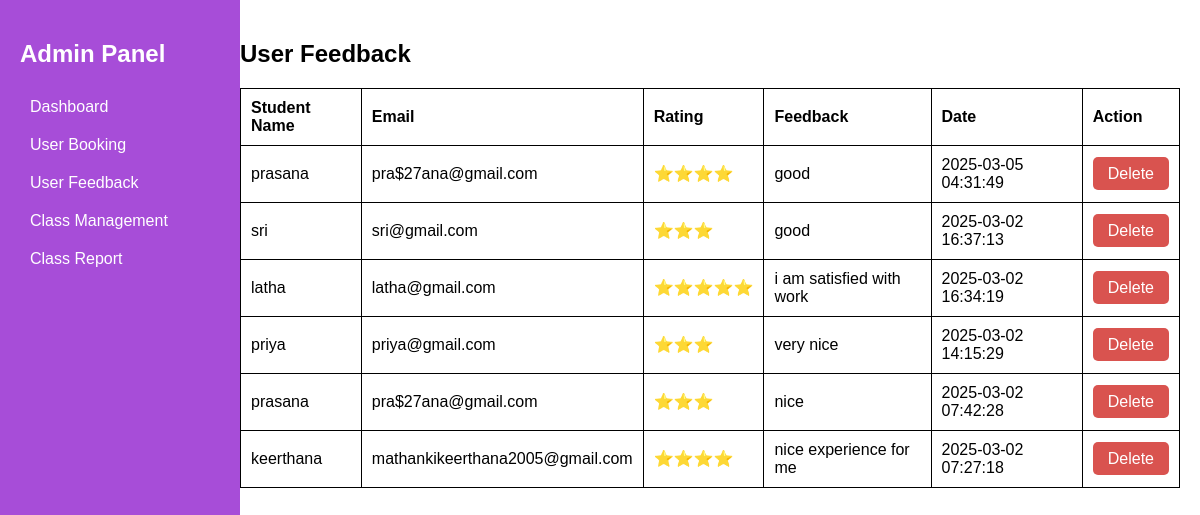
Before: /admin.php?page=user_feedback with the older database file.
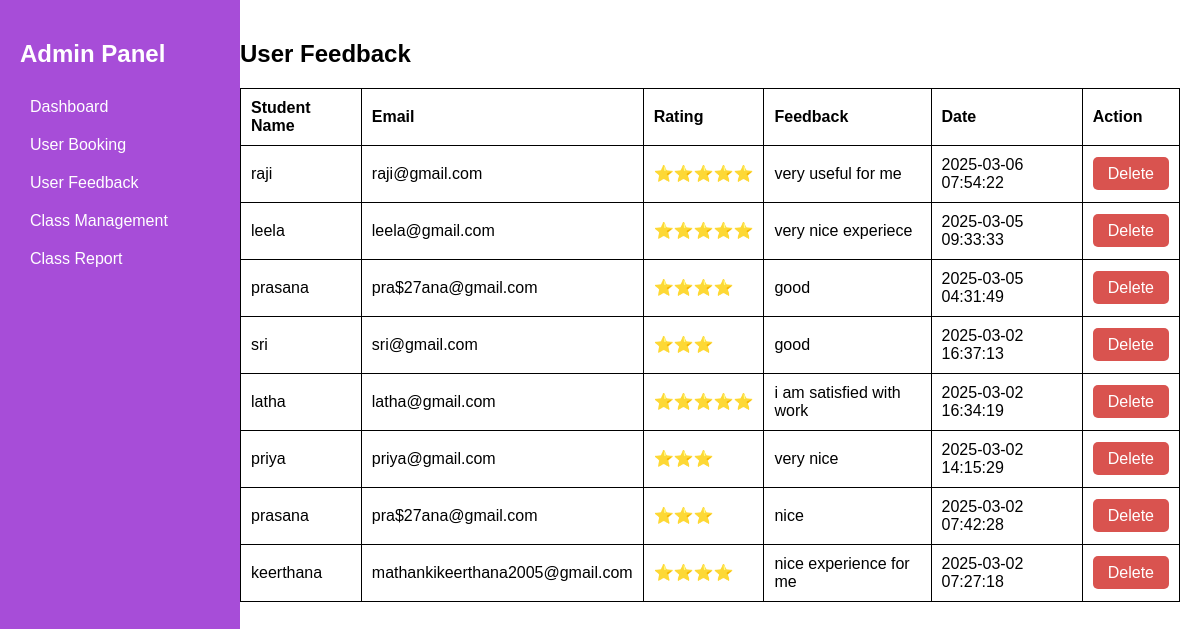
After: the same page with the newer database file.
### tables this page shows
CREATE TABLE `feedback` (
  `id` int(11) NOT NULL,
  `student_name` varchar(255) NOT NULL,
  `email` varchar(255) DEFAULT NULL,
  `rating` int(11) NOT NULL CHECK (`rating` between 1 and 5),
  `feedback` text NOT NULL,
  `created_at` timestamp NOT NULL DEFAULT current_timestamp()
);

### admin.php (the view, shortened to what this page needs)
<?php
include('db.php');
$booking_count = mysqli_fetch_assoc(mysqli_query($conn, "SELECT COUNT(*) as total FROM bookings"))['total'];
$feedback_count = mysqli_fetch_assoc(mysqli_query($conn, "SELECT COUNT(*) as total FROM feedback"))['total'];
$class_count = mysqli_fetch_assoc(mysqli_query($conn, "SELECT COUNT(*) as total FROM dance_booking"))['total'];
$approved_count = mysqli_fetch_assoc(mysqli_query($conn, "SELECT COUNT(*) as approved FROM bookings WHERE certificate_status='Approved'"))['approved'];
$result_feedbacks = mysqli_query($conn, "SELECT * FROM feedback ORDER BY created_at DESC");
?>
<!DOCTYPE html>
<html lang="en">
<head>
</head>
<body>
<div class="sidebar">
<h2>Admin Panel</h2>
<a href="admin.php?page=dashboard">Dashboard</a>
<a href="admin.php?page=user_booking">User Booking</a>
<a href="admin.php?page=user_feedback">User Feedback</a>
<a href="admin.php?page=manage_classes">Class Management</a>
<a href="admin.php?page=class_report">Class Report</a>
</div>
<div class="main-content">
<?php
$page = isset($_GET['page']) ? $_GET['page'] : 'dashboard';
if ($page == "dashboard") { ?>
<h2>Dashboard</h2>
<div class="dashboard-container">
    <div class="dashboard-box"><h3>Total Bookings</h3><p><?php echo $booking_count; ?></p></div>
    <div class="dashboard-box"><h3>Total Feedback</h3><p><?php echo $feedback_count; ?></p></div>
    <div class="dashboard-box"><h3>Total Classes</h3><p><?php echo $class_count; ?></p></div>
    <div class="dashboard-box"><h3>Total Approved</h3><p><?php echo $approved_count; ?></p></div>
</div>
<?php } elseif ($page == "user_feedback") { ?>
<h2>User Feedback</h2>
<table>
<tr><th>Student Name</th><th>Email</th><th>Rating</th><th>Feedback</th><th>Date</th><th>Action</th></tr>
<?php while ($row = mysqli_fetch_assoc($result_feedbacks)): ?>
<tr>
<td><?php echo htmlspecialchars($row['student_name']); ?></td>
<td><?php echo htmlspecialchars($row['email']); ?></td>
<td><?php echo str_repeat("⭐", $row['rating']); ?></td>
<td><?php echo nl2br(htmlspecialchars($row['feedback'])); ?></td>
<td><?php echo $row['created_at']; ?></td>
<td><a class="btn btn-danger" href="?page=user_feedback&delete_feedback=<?php echo $row['id']; ?>" onclick="return confirm('Are you sure?');">Delete</a></td>
</tr>
<?php endwhile; ?>
</table>
<?php } ?>
</div>
</body>
</html>

Changed rows visible on the page:
added feedback: student_name "raji", email "raji@gmail.com", rating "⭐⭐⭐⭐⭐", feedback "very useful for me", created_at "2025-03-06 07:54:22"
added feedback: student_name "leela", email "leela@gmail.com", rating "⭐⭐⭐⭐⭐", feedback "very nice experiece", created_at "2025-03-05 09:33:33"
